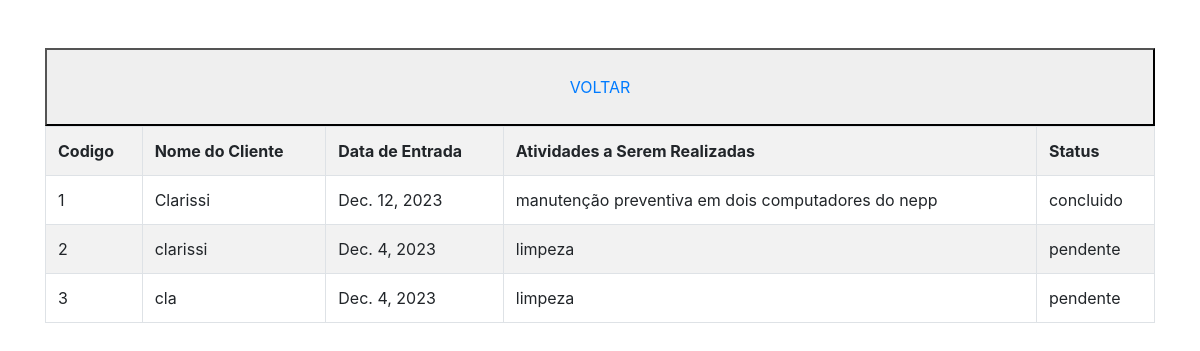
/tableAtividades/, run on the app's committed database.
### app_cad_atividades/models.py (models this page shows)
class Atividade(models.Model):
    id_atividades = models.AutoField(primary_key=True)
    nome = models.TextField(max_length=255)
    data = models.DateField()
    atividades = models.TextField(max_length=255)
    STATUS_CHOICES = (
        ('pendente', 'Pendente'),
        ('concluido', 'Concluído'),
        ('cancelado', 'Cancelado'),
    )
    status = models.CharField(max_length=20, choices=STATUS_CHOICES, default='pendente')

### app_cad_atividades/views.py (the view)
# urls.py: path('tableAtividades/',views.mostrarListaAtividades,name='table_atividades'),
def mostrarListaAtividades(request):
    atividades={
            'atividades': Atividade.objects.all()
    }
    return render(request, 'atividades/listagem.html', atividades)

### app_cad_atividades/templates/atividades/listagem.html
{% extends 'atividades/base.html' %}
{% block listagem %}
<br/>
<br/>
<button style="text-decoration: none; align-items: center; padding: 25px;" class="container"><a href="{% url 'index' %}">VOLTAR</a></button>
        <table class="table table-bordered table-striped">
            <tr>
                <th>Codigo</th>
                <th>Nome do Cliente</th>
                <th>Data de Entrada</th>
                <th>Atividades a Serem Realizadas</th>
                <th>Status</th>
            </tr>
    {% for atividade in atividades %}
    <tr>
                <td>{{atividade.id_atividades}}</td>
                <td>{{atividade.nome}}</td>
                <td>{{atividade.data}}</td>
                <td>{{atividade.atividades}}</td>
                <td>{{atividade.status}}</td>
            </tr>
    {% endfor %}
    </table>
{% endblock %}

### app_cad_atividades/templates/atividades/base.html (shortened to what this page needs)
<!doctype html>
<html lang="en">
  <head>
    <link rel="stylesheet" href="https://cdn.jsdelivr.net/npm/bootstrap@4.6.2/dist/css/bootstrap.min.css">
  </head>
  <body>
    <div class ="container">
        {% block listagem %}{% endblock %}
    </div>
  </body>
</html>

### data on the page
Atividade: id_atividades "1", nome "Clarissi", data "Dec. 12, 2023", atividades "manutenção preventiva em dois computadores do nepp", status "concluido"
Atividade: id_atividades "2", nome "clarissi", data "Dec. 4, 2023", atividades "limpeza", status "pendente"
Atividade: id_atividades "3", nome "cla", data "Dec. 4, 2023", atividades "limpeza", status "pendente"
